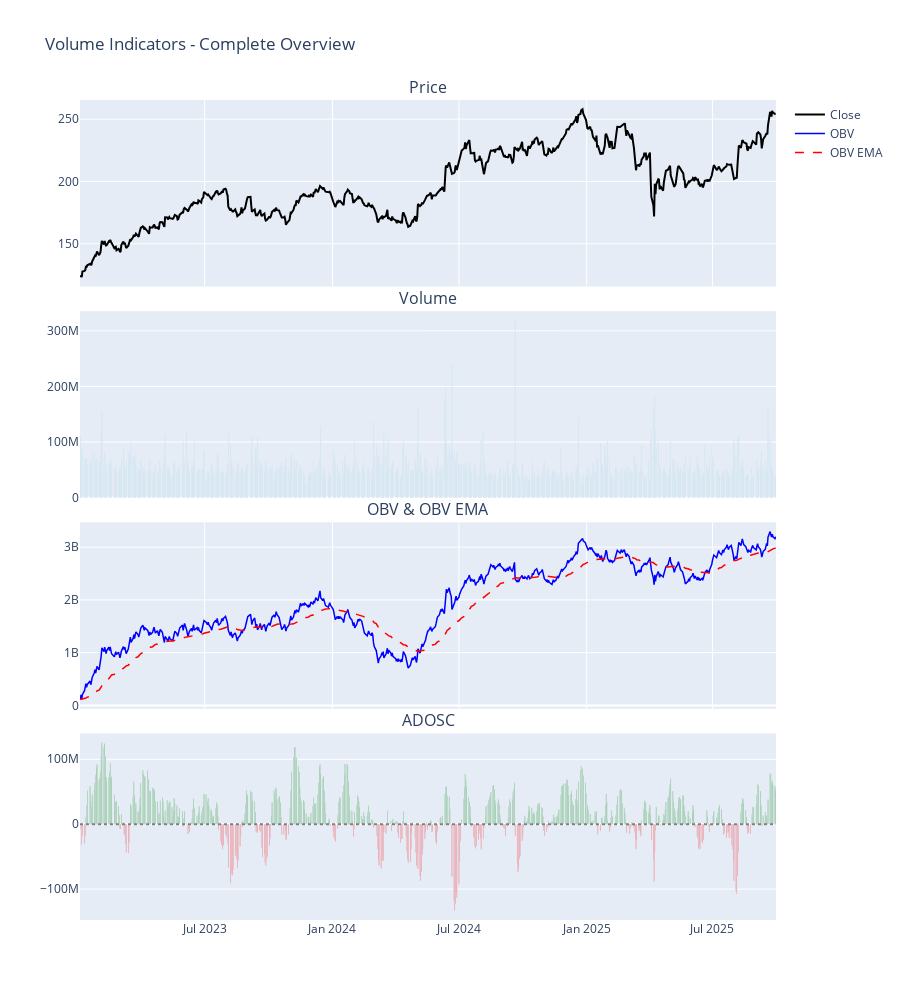

Write notebook code for a chart like this one.
### Markdown cell above
## Combined View - All Volume Indicators

### Code cell
fig = make_subplots(
    rows=4,
    cols=1,
    shared_xaxes=True,
    vertical_spacing=0.03,
    subplot_titles=("Price", "Volume", "OBV & OBV EMA", "ADOSC"),
)

# Row 1: Price
fig.add_trace(go.Scatter(x=df["date"], y=df["close"], name="Close", line={"color": "black", "width": 2}), row=1, col=1)

# Row 2: Volume
fig.add_trace(
    go.Bar(x=df["date"], y=df["volume"], name="Volume", marker_color="lightblue", showlegend=False), row=2, col=1
)

# Row 3: OBV
fig.add_trace(go.Scatter(x=df["date"], y=df["obv"], name="OBV", line={"color": "blue", "width": 1.5}), row=3, col=1)
fig.add_trace(
    go.Scatter(x=df["date"], y=df["obv_ema"], name="OBV EMA", line={"color": "red", "dash": "dash", "width": 1.5}),
    row=3,
    col=1,
)

# Row 4: ADOSC
fig.add_trace(
    go.Bar(
        x=df["date"],
        y=df["adosc"],
        name="ADOSC",
        marker_color=["green" if val >= 0 else "red" for val in df["adosc"]],
        showlegend=False,
    ),
    row=4,
    col=1,
)
fig.add_hline(y=0, line_dash="dot", line_color="gray", row=4, col=1)

fig.update_layout(height=1000, title_text="Volume Indicators - Complete Overview")
fig.show()

print("\n=== Volume Summary ===")
print(f"OBV trend: {'Rising' if df['obv'].iloc[-1] > df['obv'].iloc[0] else 'Falling'}")
print(f"ADOSC mean: {df['adosc'].mean():.2e}")
print(f"ADOSC positive periods: {(df['adosc'] > 0).sum()} days ({(df['adosc'] > 0).sum() / len(df) * 100:.1f}%)")
print(f"ADOSC negative periods: {(df['adosc'] < 0).sum()} days ({(df['adosc'] < 0).sum() / len(df) * 100:.1f}%)")
print("\nVolume confirms price moves. Divergences signal potential reversals.")

### Figure 1 — Plotly figure (JSON) as saved in the notebook; plotly's stock layout.template omitted (floating-point values rounded to 4 significant figures; data arrays with more than 128 entries replaced by an {"elided": "..."} marker saying what was removed)
{"data": [{"line": {"color": "black", "width": 2}, "name": "Close", "type": "scatter", "x": {"elided": "688 str values"}, "xaxis": "x", "y": {"elided": "688 float values"}, "yaxis": "y"}, {"marker": {"color": "lightblue"}, "name": "Volume", "showlegend": false, "type": "bar", "x": {"elided": "688 str values"}, "xaxis": "x2", "y": {"elided": "688 int values"}, "yaxis": "y2"}, {"line": {"color": "blue", "width": 1.5}, "name": "OBV", "type": "scatter", "x": {"elided": "688 str values"}, "xaxis": "x3", "y": {"elided": "688 float values"}, "yaxis": "y3"}, {"line": {"color": "red", "dash": "dash", "width": 1.5}, "name": "OBV EMA", "type": "scatter", "x": {"elided": "688 str values"}, "xaxis": "x3", "y": {"elided": "688 float values"}, "yaxis": "y3"}, {"marker": {"color": {"elided": "688 str values"}}, "name": "ADOSC", "showlegend": false, "type": "bar", "x": {"elided": "688 str values"}, "xaxis": "x4", "y": {"elided": "688 float values"}, "yaxis": "y4"}], "layout": {"annotations": [{"font": {"size": 16}, "showarrow": false, "text": "Price", "x": 0.5, "xanchor": "center", "xref": "paper", "y": 1, "yanchor": "bottom", "yref": "paper"}, {"font": {"size": 16}, "showarrow": false, "text": "Volume", "x": 0.5, "xanchor": "center", "xref": "paper", "y": 0.7425, "yanchor": "bottom", "yref": "paper"}, {"font": {"size": 16}, "showarrow": false, "text": "OBV & OBV EMA", "x": 0.5, "xanchor": "center", "xref": "paper", "y": 0.485, "yanchor": "bottom", "yref": "paper"}, {"font": {"size": 16}, "showarrow": false, "text": "ADOSC", "x": 0.5, "xanchor": "center", "xref": "paper", "y": 0.2275, "yanchor": "bottom", "yref": "paper"}], "height": 1000, "shapes": [{"line": {"color": "gray", "dash": "dot"}, "type": "line", "x0": 0, "x1": 1, "xref": "x4 domain", "y0": 0, "y1": 0, "yref": "y4"}], "title": {"text": "Volume Indicators - Complete Overview"}, "xaxis": {"anchor": "y", "domain": [0, 1], "matches": "x4", "showticklabels": false}, "xaxis2": {"anchor": "y2", "domain": [0, 1], "matches": "x4", "showticklabels": false}, "xaxis3": {"anchor": "y3", "domain": [0, 1], "matches": "x4", "showticklabels": false}, "xaxis4": {"anchor": "y4", "domain": [0, 1]}, "yaxis": {"anchor": "x", "domain": [0.7725, 1]}, "yaxis2": {"anchor": "x2", "domain": [0.515, 0.7425]}, "yaxis3": {"anchor": "x3", "domain": [0.2575, 0.485]}, "yaxis4": {"anchor": "x4", "domain": [0, 0.2275]}}}
